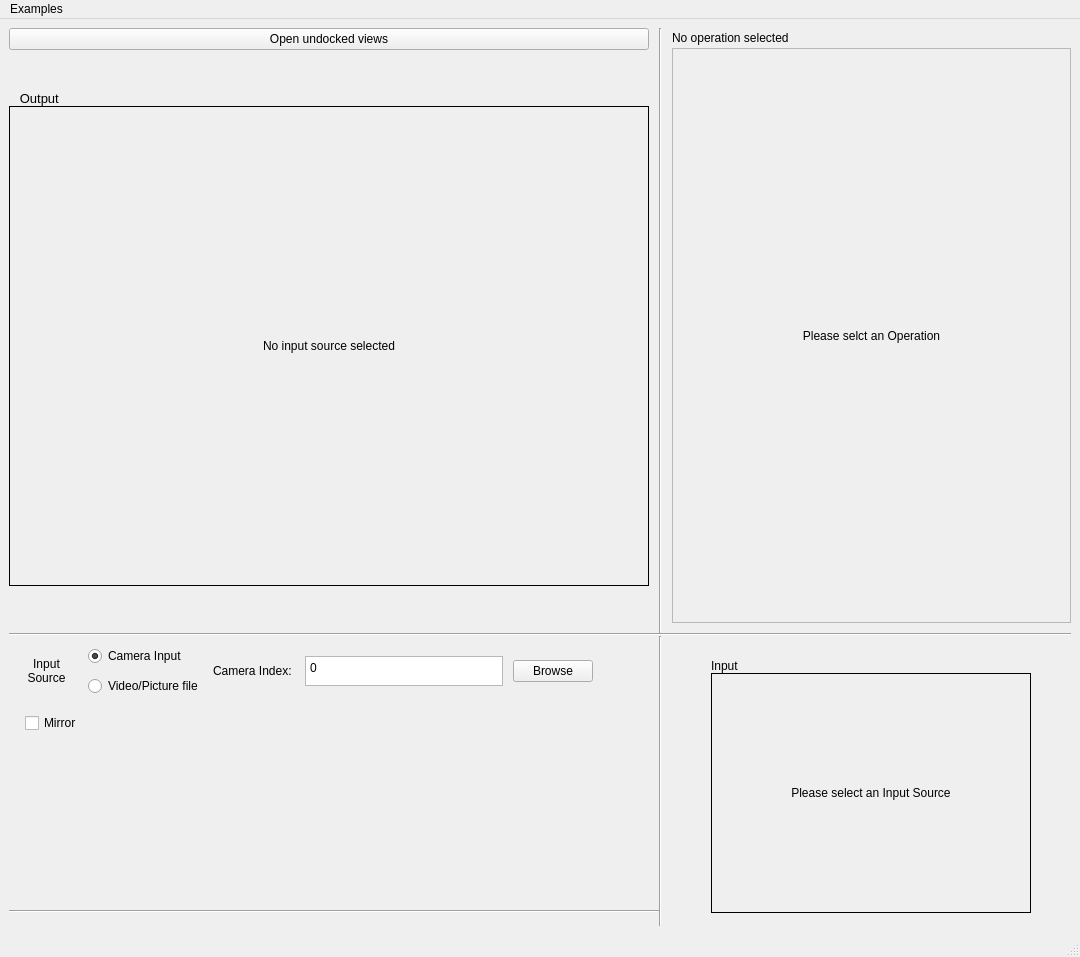
<?xml version="1.0" encoding="UTF-8"?>
<ui version="4.0">
 <class>MainWindow</class>
 <widget class="QMainWindow" name="MainWindow">
  <property name="geometry">
   <rect>
    <x>0</x>
    <y>0</y>
    <width>1080</width>
    <height>957</height>
   </rect>
  </property>
  <property name="minimumSize">
   <size>
    <width>1080</width>
    <height>0</height>
   </size>
  </property>
  <property name="windowTitle">
   <string>MainWindow</string>
  </property>
  <widget class="QWidget" name="centralwidget">
   <layout class="QVBoxLayout" name="verticalLayout_5">
    <item>
     <layout class="QGridLayout" name="gridLayout" rowstretch="10,0,0,0,0,0,0,0,0,0,0,0,0,0,0,0,0,0" columnstretch="3,0,0,0,0">
      <property name="spacing">
       <number>0</number>
      </property>
      <item row="9" column="4" rowspan="8">
       <layout class="QGridLayout" name="gridLayout_6">
        <item row="2" column="1">
         <widget class="QLabel" name="labelInput">
          <property name="sizePolicy">
           <sizepolicy hsizetype="Fixed" vsizetype="Fixed">
            <horstretch>0</horstretch>
            <verstretch>0</verstretch>
           </sizepolicy>
          </property>
          <property name="minimumSize">
           <size>
            <width>320</width>
            <height>240</height>
           </size>
          </property>
          <property name="maximumSize">
           <size>
            <width>16777215</width>
            <height>16777215</height>
           </size>
          </property>
          <property name="styleSheet">
           <string notr="true">border: 1px solid black</string>
          </property>
          <property name="text">
           <string>Please select an Input Source</string>
          </property>
          <property name="alignment">
           <set>Qt::AlignCenter</set>
          </property>
         </widget>
        </item>
        <item row="0" column="1">
         <spacer name="verticalSpacer_7">
          <property name="orientation">
           <enum>Qt::Vertical</enum>
          </property>
          <property name="sizeHint" stdset="0">
           <size>
            <width>20</width>
            <height>40</height>
           </size>
          </property>
         </spacer>
        </item>
        <item row="2" column="2">
         <spacer name="horizontalSpacer_8">
          <property name="orientation">
           <enum>Qt::Horizontal</enum>
          </property>
          <property name="sizeHint" stdset="0">
           <size>
            <width>40</width>
            <height>20</height>
           </size>
          </property>
         </spacer>
        </item>
        <item row="2" column="0">
         <spacer name="horizontalSpacer_9">
          <property name="orientation">
           <enum>Qt::Horizontal</enum>
          </property>
          <property name="sizeHint" stdset="0">
           <size>
            <width>40</width>
            <height>20</height>
           </size>
          </property>
         </spacer>
        </item>
        <item row="1" column="1">
         <widget class="QLabel" name="label_4">
          <property name="text">
           <string>Input</string>
          </property>
         </widget>
        </item>
        <item row="3" column="1">
         <spacer name="verticalSpacer_8">
          <property name="orientation">
           <enum>Qt::Vertical</enum>
          </property>
          <property name="sizeHint" stdset="0">
           <size>
            <width>20</width>
            <height>40</height>
           </size>
          </property>
         </spacer>
        </item>
       </layout>
      </item>
      <item row="12" column="0" rowspan="6" colspan="2">
       <layout class="QVBoxLayout" name="verticalLayout_3">
        <item>
         <spacer name="verticalSpacer">
          <property name="orientation">
           <enum>Qt::Vertical</enum>
          </property>
          <property name="sizeHint" stdset="0">
           <size>
            <width>20</width>
            <height>40</height>
           </size>
          </property>
         </spacer>
        </item>
        <item>
         <widget class="Line" name="lineAboveUserMessage">
          <property name="orientation">
           <enum>Qt::Horizontal</enum>
          </property>
         </widget>
        </item>
        <item>
         <widget class="QLabel" name="labelUserMessage">
          <property name="font">
           <font>
            <pointsize>8</pointsize>
           </font>
          </property>
          <property name="text">
           <string/>
          </property>
         </widget>
        </item>
       </layout>
      </item>
      <item row="8" column="2" rowspan="9">
       <widget class="Line" name="line_2">
        <property name="orientation">
         <enum>Qt::Vertical</enum>
        </property>
       </widget>
      </item>
      <item row="0" column="2" rowspan="7">
       <widget class="Line" name="line_3">
        <property name="orientation">
         <enum>Qt::Vertical</enum>
        </property>
       </widget>
      </item>
      <item row="4" column="0">
       <layout class="QGridLayout" name="gridLayout_2">
        <item row="0" column="1">
         <spacer name="verticalSpacer_5">
          <property name="orientation">
           <enum>Qt::Vertical</enum>
          </property>
          <property name="sizeHint" stdset="0">
           <size>
            <width>20</width>
            <height>40</height>
           </size>
          </property>
         </spacer>
        </item>
        <item row="2" column="0">
         <spacer name="horizontalSpacer_2">
          <property name="orientation">
           <enum>Qt::Horizontal</enum>
          </property>
          <property name="sizeHint" stdset="0">
           <size>
            <width>40</width>
            <height>20</height>
           </size>
          </property>
         </spacer>
        </item>
        <item row="3" column="1">
         <spacer name="verticalSpacer_6">
          <property name="orientation">
           <enum>Qt::Vertical</enum>
          </property>
          <property name="sizeHint" stdset="0">
           <size>
            <width>20</width>
            <height>40</height>
           </size>
          </property>
         </spacer>
        </item>
        <item row="2" column="2">
         <spacer name="horizontalSpacer_5">
          <property name="orientation">
           <enum>Qt::Horizontal</enum>
          </property>
          <property name="sizeHint" stdset="0">
           <size>
            <width>40</width>
            <height>20</height>
           </size>
          </property>
         </spacer>
        </item>
        <item row="2" column="1">
         <widget class="ClickableLabel" name="labelOutput">
          <property name="sizePolicy">
           <sizepolicy hsizetype="Fixed" vsizetype="Fixed">
            <horstretch>0</horstretch>
            <verstretch>0</verstretch>
           </sizepolicy>
          </property>
          <property name="minimumSize">
           <size>
            <width>640</width>
            <height>480</height>
           </size>
          </property>
          <property name="styleSheet">
           <string notr="true">border: 1px solid black</string>
          </property>
          <property name="text">
           <string>No input source selected</string>
          </property>
          <property name="alignment">
           <set>Qt::AlignCenter</set>
          </property>
         </widget>
        </item>
        <item row="1" column="1">
         <widget class="QLabel" name="label_3">
          <property name="sizePolicy">
           <sizepolicy hsizetype="Preferred" vsizetype="Preferred">
            <horstretch>0</horstretch>
            <verstretch>0</verstretch>
           </sizepolicy>
          </property>
          <property name="minimumSize">
           <size>
            <width>0</width>
            <height>0</height>
           </size>
          </property>
          <property name="font">
           <font>
            <pointsize>10</pointsize>
           </font>
          </property>
          <property name="text">
           <string>   Output</string>
          </property>
         </widget>
        </item>
       </layout>
      </item>
      <item row="0" column="1">
       <spacer name="horizontalSpacer_3">
        <property name="orientation">
         <enum>Qt::Horizontal</enum>
        </property>
        <property name="sizeType">
         <enum>QSizePolicy::Fixed</enum>
        </property>
        <property name="sizeHint" stdset="0">
         <size>
          <width>10</width>
          <height>20</height>
         </size>
        </property>
       </spacer>
      </item>
      <item row="3" column="0">
       <spacer name="verticalSpacer_4">
        <property name="orientation">
         <enum>Qt::Vertical</enum>
        </property>
        <property name="sizeType">
         <enum>QSizePolicy::Fixed</enum>
        </property>
        <property name="sizeHint" stdset="0">
         <size>
          <width>20</width>
          <height>5</height>
         </size>
        </property>
       </spacer>
      </item>
      <item row="0" column="3">
       <spacer name="horizontalSpacer_4">
        <property name="orientation">
         <enum>Qt::Horizontal</enum>
        </property>
        <property name="sizeType">
         <enum>QSizePolicy::Fixed</enum>
        </property>
        <property name="sizeHint" stdset="0">
         <size>
          <width>10</width>
          <height>20</height>
         </size>
        </property>
       </spacer>
      </item>
      <item row="6" column="0">
       <spacer name="verticalSpacer_3">
        <property name="orientation">
         <enum>Qt::Vertical</enum>
        </property>
        <property name="sizeType">
         <enum>QSizePolicy::Fixed</enum>
        </property>
        <property name="sizeHint" stdset="0">
         <size>
          <width>20</width>
          <height>10</height>
         </size>
        </property>
       </spacer>
      </item>
      <item row="8" column="0">
       <spacer name="verticalSpacer_2">
        <property name="orientation">
         <enum>Qt::Vertical</enum>
        </property>
        <property name="sizeType">
         <enum>QSizePolicy::Fixed</enum>
        </property>
        <property name="sizeHint" stdset="0">
         <size>
          <width>20</width>
          <height>10</height>
         </size>
        </property>
       </spacer>
      </item>
      <item row="0" column="4" rowspan="5">
       <layout class="QGridLayout" name="gridLayout_5">
        <item row="2" column="0">
         <layout class="QVBoxLayout" name="verticalLayout">
          <property name="sizeConstraint">
           <enum>QLayout::SetDefaultConstraint</enum>
          </property>
          <item>
           <widget class="QScrollArea" name="scrollArea">
            <property name="widgetResizable">
             <bool>true</bool>
            </property>
            <widget class="QWidget" name="scrollAreaWidgetContents">
             <property name="geometry">
              <rect>
               <x>0</x>
               <y>0</y>
               <width>371</width>
               <height>524</height>
              </rect>
             </property>
             <layout class="QGridLayout" name="gridLayout_7">
              <item row="0" column="0">
               <widget class="QLabel" name="label">
                <property name="text">
                 <string>Please selct an Operation</string>
                </property>
                <property name="alignment">
                 <set>Qt::AlignCenter</set>
                </property>
               </widget>
              </item>
             </layout>
            </widget>
           </widget>
          </item>
         </layout>
        </item>
        <item row="1" column="0">
         <layout class="QHBoxLayout" name="horizontalLayout_3">
          <item>
           <widget class="QLabel" name="labelOperationName">
            <property name="text">
             <string>No operation selected</string>
            </property>
           </widget>
          </item>
          <item>
           <widget class="QPushButton" name="buttonMoreInfo">
            <property name="sizePolicy">
             <sizepolicy hsizetype="Fixed" vsizetype="Fixed">
              <horstretch>0</horstretch>
              <verstretch>0</verstretch>
             </sizepolicy>
            </property>
            <property name="minimumSize">
             <size>
              <width>20</width>
              <height>20</height>
             </size>
            </property>
            <property name="maximumSize">
             <size>
              <width>20</width>
              <height>20</height>
             </size>
            </property>
            <property name="toolTip">
             <string>More Info about the selected operation</string>
            </property>
            <property name="styleSheet">
             <string notr="true">#buttonMoreInfo
{
background-color: transparent;
border-image: url(:/assets/info.png);
background: none;
border: none;
background-repeat: none;
}
#buttonMoreInfo:pressed
{
background-color: transparent;
border-image: url(:/assets/info_sel.png);
background: none;
border: none;
background-repeat: none;
}</string>
            </property>
            <property name="text">
             <string/>
            </property>
           </widget>
          </item>
         </layout>
        </item>
       </layout>
      </item>
      <item row="9" column="0" rowspan="3">
       <layout class="QGridLayout" name="gridLayout_4">
        <item row="5" column="2">
         <spacer name="horizontalSpacer_6">
          <property name="orientation">
           <enum>Qt::Horizontal</enum>
          </property>
          <property name="sizeHint" stdset="0">
           <size>
            <width>40</width>
            <height>20</height>
           </size>
          </property>
         </spacer>
        </item>
        <item row="3" column="1">
         <layout class="QHBoxLayout" name="horizontalLayout" stretch="2,2,12,1">
          <property name="spacing">
           <number>10</number>
          </property>
          <item>
           <widget class="QLabel" name="label_2">
            <property name="text">
             <string>Input 
Source</string>
            </property>
            <property name="alignment">
             <set>Qt::AlignCenter</set>
            </property>
           </widget>
          </item>
          <item>
           <layout class="QVBoxLayout" name="verticalLayout_2">
            <item>
             <widget class="QRadioButton" name="cameraRadioButton">
              <property name="text">
               <string>Camera Input</string>
              </property>
              <property name="checked">
               <bool>true</bool>
              </property>
             </widget>
            </item>
            <item>
             <widget class="QRadioButton" name="fileRadioButton">
              <property name="text">
               <string>Video/Picture file</string>
              </property>
             </widget>
            </item>
           </layout>
          </item>
          <item>
           <layout class="QHBoxLayout" name="hLInputSourceText" stretch="1,3,1">
            <property name="spacing">
             <number>10</number>
            </property>
            <item>
             <widget class="QLabel" name="labelCameraIndex">
              <property name="text">
               <string>Camera Index: </string>
              </property>
             </widget>
            </item>
            <item>
             <widget class="QPlainTextEdit" name="textInputSource">
              <property name="sizePolicy">
               <sizepolicy hsizetype="Expanding" vsizetype="Fixed">
                <horstretch>0</horstretch>
                <verstretch>0</verstretch>
               </sizepolicy>
              </property>
              <property name="maximumSize">
               <size>
                <width>16777215</width>
                <height>30</height>
               </size>
              </property>
              <property name="font">
               <font>
                <weight>50</weight>
                <bold>false</bold>
               </font>
              </property>
              <property name="layoutDirection">
               <enum>Qt::LeftToRight</enum>
              </property>
              <property name="verticalScrollBarPolicy">
               <enum>Qt::ScrollBarAlwaysOff</enum>
              </property>
              <property name="horizontalScrollBarPolicy">
               <enum>Qt::ScrollBarAlwaysOff</enum>
              </property>
              <property name="lineWrapMode">
               <enum>QPlainTextEdit::NoWrap</enum>
              </property>
              <property name="plainText">
               <string>0</string>
              </property>
             </widget>
            </item>
            <item>
             <widget class="QPushButton" name="buttonBrowse">
              <property name="toolTip">
               <string>Open File Browser to select Media Files</string>
              </property>
              <property name="styleSheet">
               <string notr="true"/>
              </property>
              <property name="text">
               <string>Browse</string>
              </property>
             </widget>
            </item>
           </layout>
          </item>
          <item>
           <widget class="QPushButton" name="buttonSelectSource">
            <property name="sizePolicy">
             <sizepolicy hsizetype="Fixed" vsizetype="Fixed">
              <horstretch>0</horstretch>
              <verstretch>0</verstretch>
             </sizepolicy>
            </property>
            <property name="minimumSize">
             <size>
              <width>40</width>
              <height>40</height>
             </size>
            </property>
            <property name="toolTip">
             <string>Select the Input source</string>
            </property>
            <property name="styleSheet">
             <string notr="true">#buttonSelectSource
{
background-color: transparent;
border-image: url(:/assets/done.png);
background: none;
border: none;
background-repeat: none;
}
#buttonSelectSource:pressed
{
background-color: transparent;
border-image: url(:/assets/done_sel.png);
background: none;
border: none;
background-repeat: none;
}</string>
            </property>
            <property name="text">
             <string/>
            </property>
           </widget>
          </item>
         </layout>
        </item>
        <item row="4" column="1" rowspan="2">
         <layout class="QGridLayout" name="gridLayout_3">
          <item row="0" column="0">
           <spacer name="horizontalSpacer">
            <property name="orientation">
             <enum>Qt::Horizontal</enum>
            </property>
            <property name="sizeType">
             <enum>QSizePolicy::Fixed</enum>
            </property>
            <property name="sizeHint" stdset="0">
             <size>
              <width>10</width>
              <height>20</height>
             </size>
            </property>
           </spacer>
          </item>
          <item row="0" column="1">
           <widget class="QCheckBox" name="checkBoxMirror">
            <property name="text">
             <string>Mirror</string>
            </property>
           </widget>
          </item>
         </layout>
        </item>
        <item row="4" column="0">
         <spacer name="horizontalSpacer_7">
          <property name="orientation">
           <enum>Qt::Horizontal</enum>
          </property>
          <property name="sizeHint" stdset="0">
           <size>
            <width>40</width>
            <height>20</height>
           </size>
          </property>
         </spacer>
        </item>
       </layout>
      </item>
      <item row="0" column="0" rowspan="3">
       <layout class="QHBoxLayout" name="horizontalLayout_2">
        <item>
         <widget class="QPushButton" name="pushButton">
          <property name="text">
           <string>Open undocked views</string>
          </property>
         </widget>
        </item>
       </layout>
      </item>
      <item row="7" column="0" colspan="5">
       <widget class="Line" name="line">
        <property name="orientation">
         <enum>Qt::Horizontal</enum>
        </property>
       </widget>
      </item>
     </layout>
    </item>
   </layout>
  </widget>
  <widget class="QMenuBar" name="menubar">
   <property name="geometry">
    <rect>
     <x>0</x>
     <y>0</y>
     <width>1080</width>
     <height>26</height>
    </rect>
   </property>
   <widget class="QMenu" name="menuMenu">
    <property name="title">
     <string>Examples</string>
    </property>
    <addaction name="actionColorSpace"/>
    <addaction name="actionImage_Flip"/>
    <addaction name="actionColor_Picker"/>
    <addaction name="actionCanny_Edge"/>
    <addaction name="actionBlur"/>
    <addaction name="actionMotion_detection"/>
    <addaction name="actionHough_Circle_Detector"/>
    <addaction name="actionErosion_Dialation"/>
    <addaction name="actionThresholding"/>
    <addaction name="actionHough_Transform"/>
    <addaction name="actionOptical_Flow"/>
   </widget>
   <addaction name="menuMenu"/>
  </widget>
  <widget class="QStatusBar" name="statusbar"/>
  <action name="actionColorSpace">
   <property name="text">
    <string>Color Spaces(cvtColor)</string>
   </property>
  </action>
  <action name="actionImage_Flip">
   <property name="text">
    <string>Image Flip(flip)</string>
   </property>
  </action>
  <action name="actionColor_Picker">
   <property name="text">
    <string>Color Picker(Mat.at)</string>
   </property>
  </action>
  <action name="actionThresholding">
   <property name="text">
    <string>Thresholding</string>
   </property>
  </action>
  <action name="actionMotion_detection">
   <property name="text">
    <string>Motion detection(Backround Subtraction)</string>
   </property>
  </action>
  <action name="actionOptical_Flow">
   <property name="text">
    <string>Optical Flow</string>
   </property>
  </action>
  <action name="actionHough_Transform">
   <property name="text">
    <string>Hough Transform</string>
   </property>
  </action>
  <action name="actionErosion_Dialation">
   <property name="text">
    <string>Erosion and Dialation</string>
   </property>
  </action>
  <action name="actionCanny_Edge">
   <property name="text">
    <string>Canny Edge</string>
   </property>
  </action>
  <action name="actionBlur">
   <property name="text">
    <string>Blur</string>
   </property>
  </action>
  <action name="actionDenoise_fastNlMeansDenoisingColored">
   <property name="text">
    <string>Denoise(fastNlMeansDenoisingColored)</string>
   </property>
  </action>
  <action name="actionHough_Circle_Detector">
   <property name="text">
    <string>Hough Circle Detector</string>
   </property>
  </action>
 </widget>
 <customwidgets>
  <customwidget>
   <class>ClickableLabel</class>
   <extends>QLabel</extends>
   <header location="global">CustomWidgets/ClickableLabel/clickablelabel.h</header>
  </customwidget>
 </customwidgets>
 <resources/>
 <connections/>
</ui>
